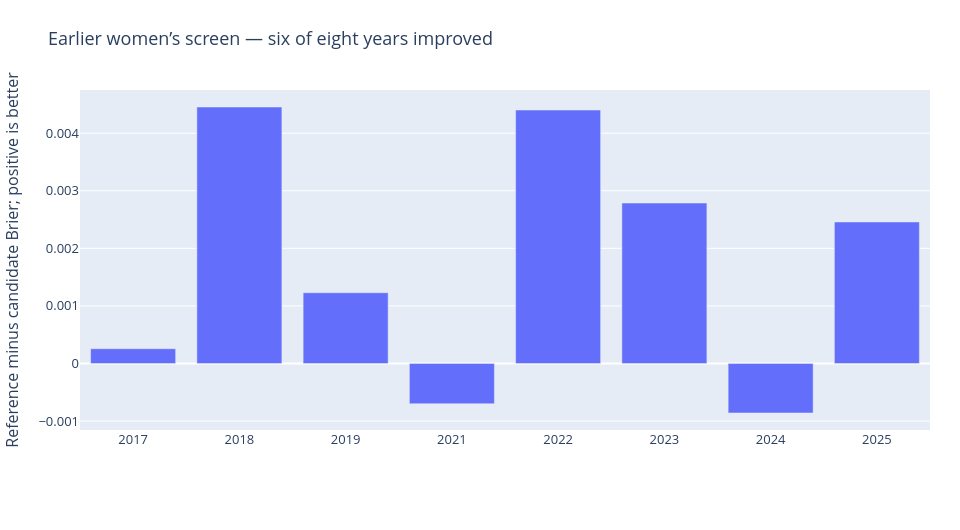

Here is the notebook cell this chart was saved with:
### Markdown cell above
## 2. Research judgment before additional complexity
Full feature expansion, residual dimensionality reduction, chronological subset selection and error corrections did not automatically improve the compact reference. Those rejected directions are retained in earlier evidence. A controlled change to learning score margins produced useful complementary forecasts and then an improved scored men's release. The next question was whether that mechanism transfers to women.

The earlier women's screen improved six of eight historical years. It justified a fuller ensemble check, not an immediate submission.

### Code cell
chart('women_screen_history', 'Earlier women’s screen — six of eight years improved', e['screen']['years'], {'Brier reduction': e['screen']['gain']}, 'Reference minus candidate Brier; positive is better')

### Figure 1 — Plotly figure (JSON) as saved in the notebook; plotly's stock layout.template omitted (floating-point values rounded to 4 significant figures)
{"data": [{"name": "Brier reduction", "type": "bar", "x": ["2017", "2018", "2019", "2021", "2022", "2023", "2024", "2025"], "y": [0.0002564, 0.004455, 0.001229, -0.0006986, 0.004403, 0.002787, -0.0008598, 0.002458]}], "layout": {"barmode": "group", "font": {"size": 13}, "height": 530, "legend": {"orientation": "h", "y": -0.23}, "margin": {"b": 100, "l": 80, "r": 30, "t": 90}, "title": {"text": "Earlier women’s screen — six of eight years improved"}, "width": 960, "xaxis": {"type": "category"}, "yaxis": {"title": {"text": "Reference minus candidate Brier; positive is better"}}}}
